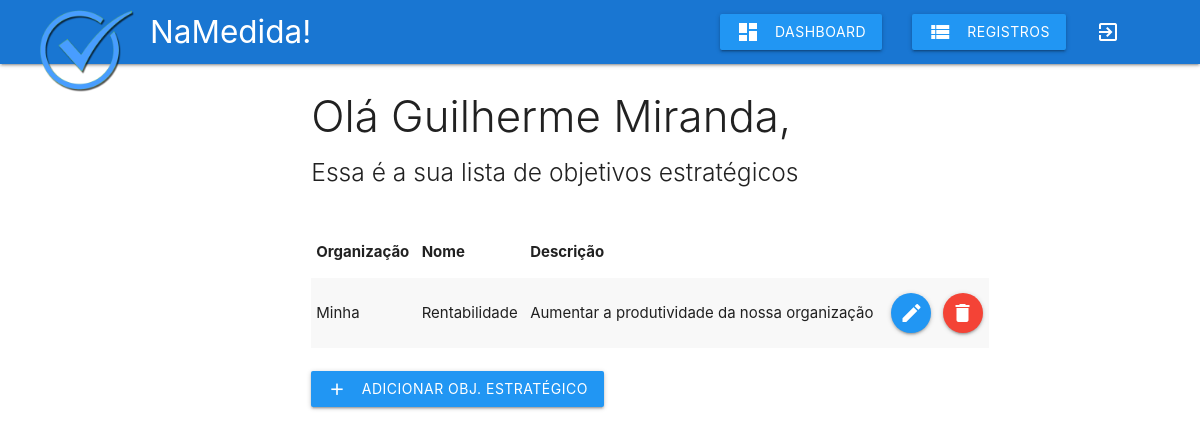
/php/objestrategico.php (signed in), run on the app's committed database.
### tables this page shows
CREATE TABLE `usuario` (
  `idUsuario` int(11) NOT NULL,
  `login` varchar(45) DEFAULT NULL,
  `senha` varchar(32) DEFAULT NULL,
  `nome` varchar(45) DEFAULT NULL
);

CREATE TABLE `objestrategico` (
  `idObjEstrategico` int(11) NOT NULL,
  `nome` varchar(45) DEFAULT NULL,
  `idOrganizacao` int(11) DEFAULT NULL,
  `descricao` varchar(255) DEFAULT NULL
);

CREATE TABLE `organizacao` (
  `idOrganizacao` int(11) NOT NULL,
  `idUsuario` int(11) DEFAULT NULL,
  `nome` varchar(45) DEFAULT NULL,
  `descricao` varchar(255) DEFAULT NULL
);

### php/includes/dados-usuario.php (called while the page is built, shortened)
<?php
$id = $_SESSION['idUsuario'];
$sql = "SELECT * FROM usuario WHERE idUsuario = '$id'";
$resultado = mysqli_query($connect, $sql);
$dados = mysqli_fetch_array($resultado);
$ids_organizacao = array();

### php/includes/cabecalhos.php (called while the page is built, shortened)
<?php
$objestrategico[] = 'Organização';
$objestrategico[] = 'Nome';
$objestrategico[] = 'Descrição';

### php/objestrategico.php (the view, shortened to what this page needs)
<?php
include_once 'db_connect.php';
include_once 'includes/header.php';
include_once 'includes/dados-usuario.php';
include_once 'includes/cabecalhos.php';
include_once 'includes/navbar.php';
?>
<div class="row">
	<div class="col s12 m7 push-m3">
		<h3 class="light"> Olá <?php echo $dados['nome']; ?>,</h3>
		<h5 class="light">Essa é a sua lista de objetivos estratégicos</h5>
		<table class="striped responsive-table">
			<thead>
				<tr>
				<?php
					foreach ($objestrategico as $key) {
						echo "<th>$key</th>";
					}
				?>
				</tr>
			</thead>
			<tbody>
				<?php
					$sql = "SELECT * FROM objestrategico WHERE ";
					for ($i=0; $i < count($ids_organizacao); $i++) {
						if ($i == 0):
							$sql = $sql."idOrganizacao = '$ids_organizacao[$i]'";
						else:
							$sql = $sql." or idOrganizacao = '$ids_organizacao[$i]'";
						endif;
					}
					$resultado = mysqli_query($connect, $sql);
					while ($objestrategico_dados = mysqli_fetch_array($resultado)):
				?>
				<tr>
					<td><?php
						$id = $objestrategico_dados['idOrganizacao'];
						$sql = "SELECT nome FROM organizacao WHERE idOrganizacao = '$id'";
						$organizacao_nome = mysqli_query($connect, $sql);
						$organizacao_nome = mysqli_fetch_array($organizacao_nome);
						echo $organizacao_nome['nome'];
					?></td>
					<td><?php echo $objestrategico_dados['nome']; ?></td>
					<td><?php echo $objestrategico_dados['descricao']; ?></td>
					<td><a href="editar-objestrategico.php?idObjEstrategico=<?php echo $objestrategico_dados['idObjEstrategico']; ?>" class="btn-floating blue"><i class="material-icons">edit</i></a></td>
					<td><a href="#modal<?php echo $objestrategico_dados['idObjEstrategico']; ?>" class="btn-floating red modal-trigger"><i class="material-icons">delete</i></a></td>
				</tr>
				<?php endwhile; ?>
			</tbody>
		</table>
		<br>
		<a class='btn waves-effect waves-light blue' href='adicionar-objestrategico.php'>adicionar obj. estratégico<i class="material-icons left">add</i></a>
	</div>
</div>
<?php
include_once 'includes/footer.php';
?>

### php/includes/style.php (style rules this page uses)
.responsive-table { margin-top: 40px; }

### data on the page
usuario: nome "Guilherme Miranda"
objestrategico: idOrganizacao.nome "Minha", nome "Rentabilidade", descricao "Aumentar a produtividade da nossa organização"

### other printed values
$key "Organização"
$key "Nome"
$key "Descrição"
